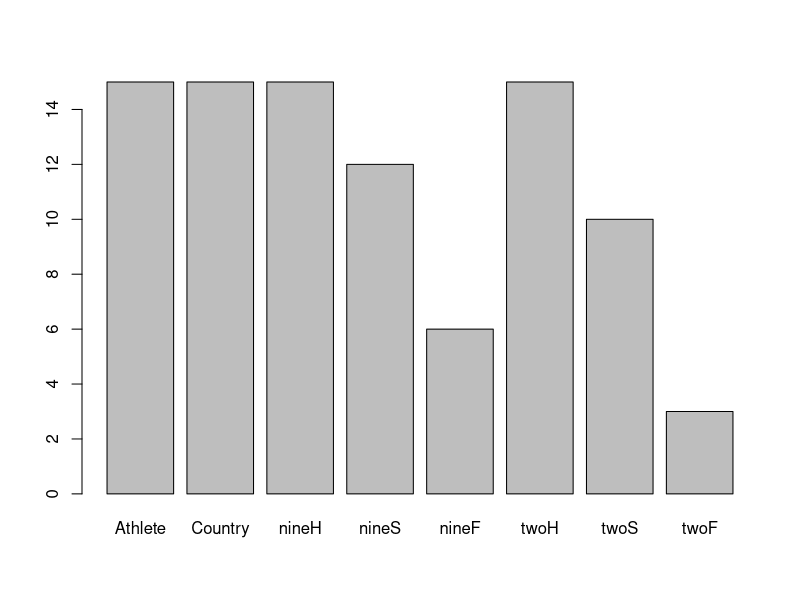
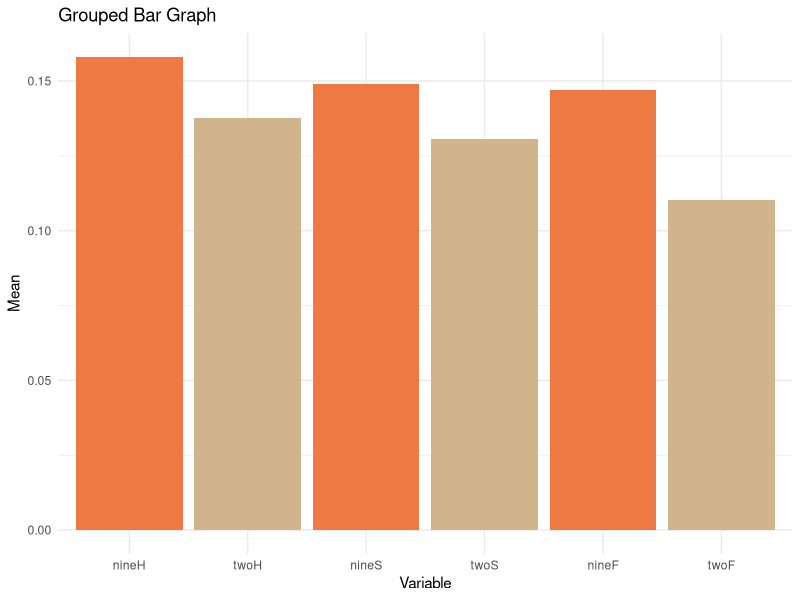

The R source for these figures, in order:
## ---- chunk 1
inter <- read.csv("../Data/2019vs2022.csv")

#nine is used for 2019 and two is used for 2022.  H, S, F are used to denote the heats, semifinals, and finals.
colnames(inter) <- c("Athlete", "Country", "nineH", "nineS", "nineF", "twoH", "twoS", "twoF")
## ---- chunk 2
my_sums <- colSums(!is.na(inter))
print(my_sums)
barplot(my_sums)
## ---- chunk 3
means <- sapply(inter[,3:ncol(inter)], mean, na.rm = TRUE)
print(means)

## ---- chunk 4
library(ggplot2)
means_df <- data.frame(variable = names(means), mean = means)

# Define the grouping of bars
groupings <- list(c("nineH", "twoH"), c("nineS", "twoS"), c("nineF", "twoF"))

# Convert variable to a factor with desired order
means_df$variable <- factor(means_df$variable, levels = unlist(groupings))

# Create the bar graph
ggplot(means_df, aes(x = variable, y = mean, fill = variable)) +
  geom_bar(stat = "identity", position = "dodge") +
  scale_fill_manual(values = c("sienna2", "tan", "sienna2", "tan", "sienna2", "tan")) +
  labs(x = "Variable", y = "Mean", title = "Grouped Bar Graph") +
  theme_minimal() +
  theme(legend.position = "none")
